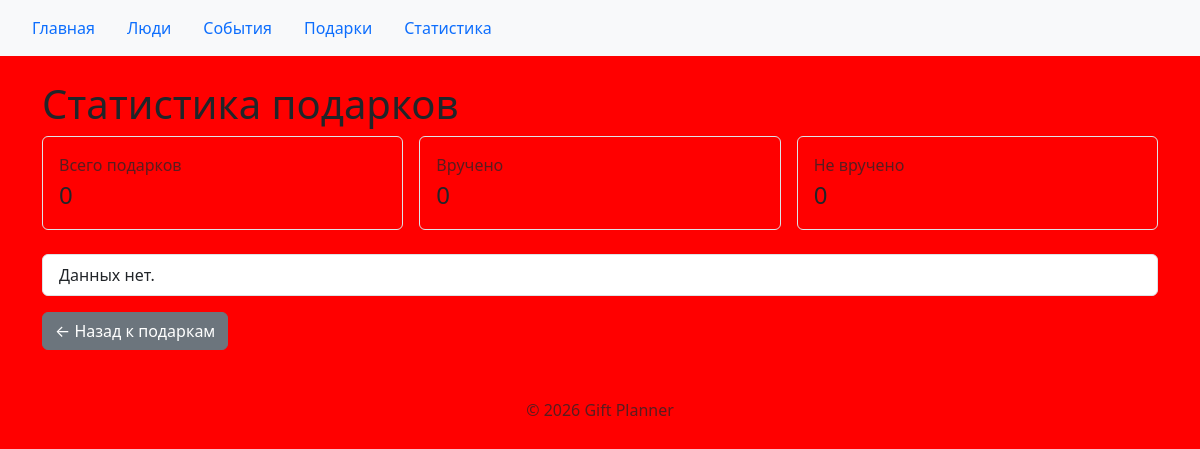
/gifts/statistics/, run on an earlier commit of the app's database.
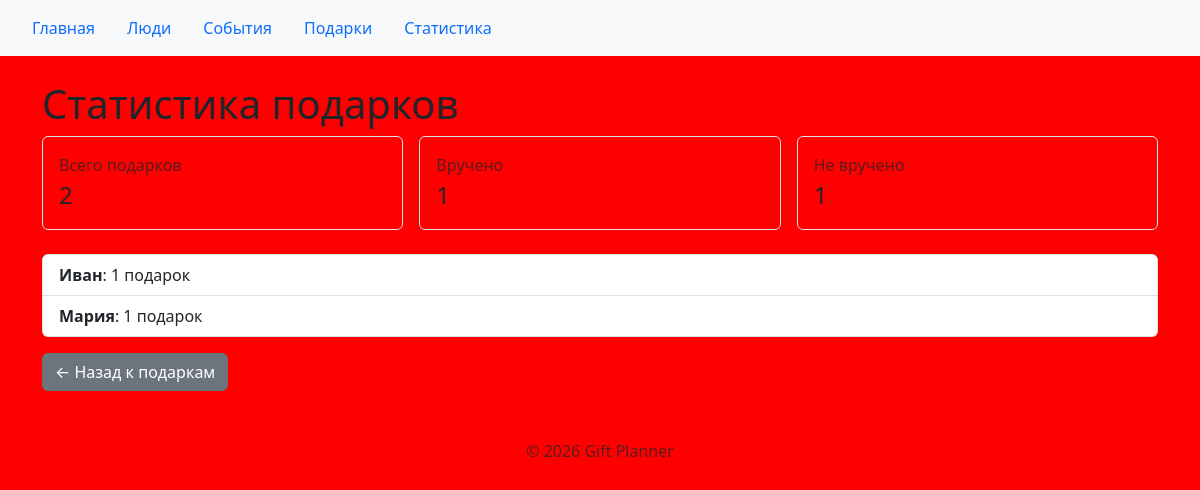
And on a later commit of the database.
### people/models.py (models this page shows, shortened)
class Person(models.Model):
    name = models.CharField(
        max_length=200,
        verbose_name="Имя",
    )
    class Meta:
        ordering = ["name"]
        verbose_name = "Человек"
        verbose_name_plural = "Люди"

### gifts/views.py (the view)
# urls.py: path("statistics/", views.statistics, name="statistics"),
def statistics(request):
    summary = Gift.objects.aggregate(
        total=Count("id"),
        done=Count("id", filter=Q(is_done=True)),
        pending=Count("id", filter=Q(is_done=False)),
        avg_id=Avg("id"),
        min_id=Min("id"),
        max_id=Max("id"),
        sum_id=Sum("id"),
    )
    statistics_data = (
        Person.objects
        .annotate(
            gifts_count=Count("gifts"),
            person_name=F("name"),
        )
        .values(
            "person_name",
            "gifts_count",
        )
        .order_by("-gifts_count", "person_name")
    )
    statistics_list = [
        {
            "person_name": item["person_name"],
            "gifts_count": item["gifts_count"],
            "word": _gift_word(item["gifts_count"]),
        }
        for item in statistics_data
    ]
    context = {
        "statistics": statistics_list,
        "summary": summary,
    }
    return render(request, "gifts/statistics.html", context)

### gifts/views.py (called while the page is built)
def _gift_word(count: int) -> str:
    n = abs(count) % 100
    n1 = n % 10
    if 10 < n < 20:
        return "подарков"
    if n1 == 1:
        return "подарок"
    if 2 <= n1 <= 4:
        return "подарка"
    return "подарков"

### gifts/templates/gifts/statistics.html (shortened to what this page needs)
{% extends "base.html" %}
{% block content %}
<h1>Статистика подарков</h1>
<div class="row g-3 mb-4">
    <div class="col-md-4">
        <div class="border rounded p-3">
            <div class="text-muted">Всего подарков</div>
            <div class="fs-4">{{ summary.total|default:0 }}</div>
        </div>
    </div>
    <div class="col-md-4">
        <div class="border rounded p-3">
            <div class="text-muted">Вручено</div>
            <div class="fs-4">{{ summary.done|default:0 }}</div>
        </div>
    </div>
    <div class="col-md-4">
        <div class="border rounded p-3">
            <div class="text-muted">Не вручено</div>
            <div class="fs-4">{{ summary.pending|default:0 }}</div>
        </div>
    </div>
</div>
<ul class="list-group mt-3">
    {% for item in statistics %}
    <li class="list-group-item">
        <strong>{{ item.person_name }}</strong>:
        {{ item.gifts_count }} {{ item.word }}
    </li>
    {% empty %}
    <li class="list-group-item">Данных нет.</li>
    {% endfor %}
</ul>
<a href="{% url 'gifts:list' %}" class="btn btn-secondary mt-3">← Назад к подаркам</a>
{% endblock %}

What changed in the data, as far as the page shows it:
added Person: person_name "Иван", gifts_count "1", word "подарок"
added Person: person_name "Мария", gifts_count "1", word "подарок"
Also different on the page:
{{ summary.total|default:0 }}: "0" → "2"
{{ summary.done|default:0 }}: "0" → "1"
{{ summary.pending|default:0 }}: "0" → "1"
text no longer shown: "Данных нет."
